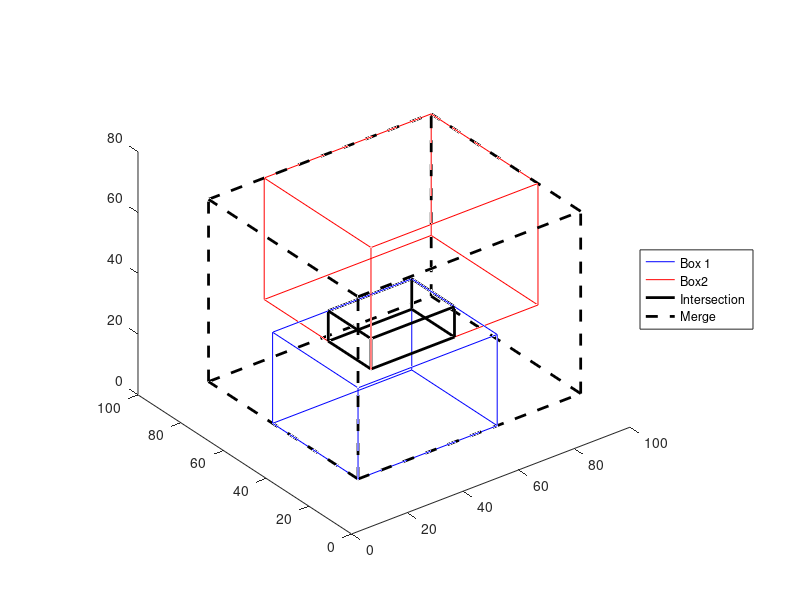

The MATLAB script that drew this image:
%BOXES3D_DEMO  One-line description here, please.
%
%   output = boxes3d_demo(input)
%
%   Example
%   boxes3d_demo
%
%   See also
%
 
% ------
% Author: David Legland
% e-mail: david.legland@inrae.fr
% INRAE - BIA Research Unit - BIBS Platform (Nantes)
% Created: 2021-09-06,    using Matlab 9.10.0.1684407 (R2021a) Update 3
% Copyright 2021 INRAE.


%% Input Data

% generate data
box1 = [10 60  10 50  10 40];
box2 = [30 90  30 80  30 70];

% draw boxes
figure; axis equal; view(3); axis([0 100 0 100 0 80]); hold on;
h1 = drawBox3d(box1, 'b');
h2 = drawBox3d(box2, 'r');


%% Intersection

boxI = intersectBoxes3d(box1, box2);
h3 = drawBox3d(boxI, 'linewidth', 2, 'color', 'k');


%% Union

boxU = mergeBoxes3d(box1, box2);
h4 = drawBox3d(boxU, 'linewidth', 2, 'linestyle', '--', 'color', 'k');


%% Display legend

legend([h1 h2 h3 h4], {'Box 1', 'Box2', 'Intersection', 'Merge'}, 'Location', 'EastOutside');

print(gcf, 'boxes3d_intersect_merge.png', '-dpng');